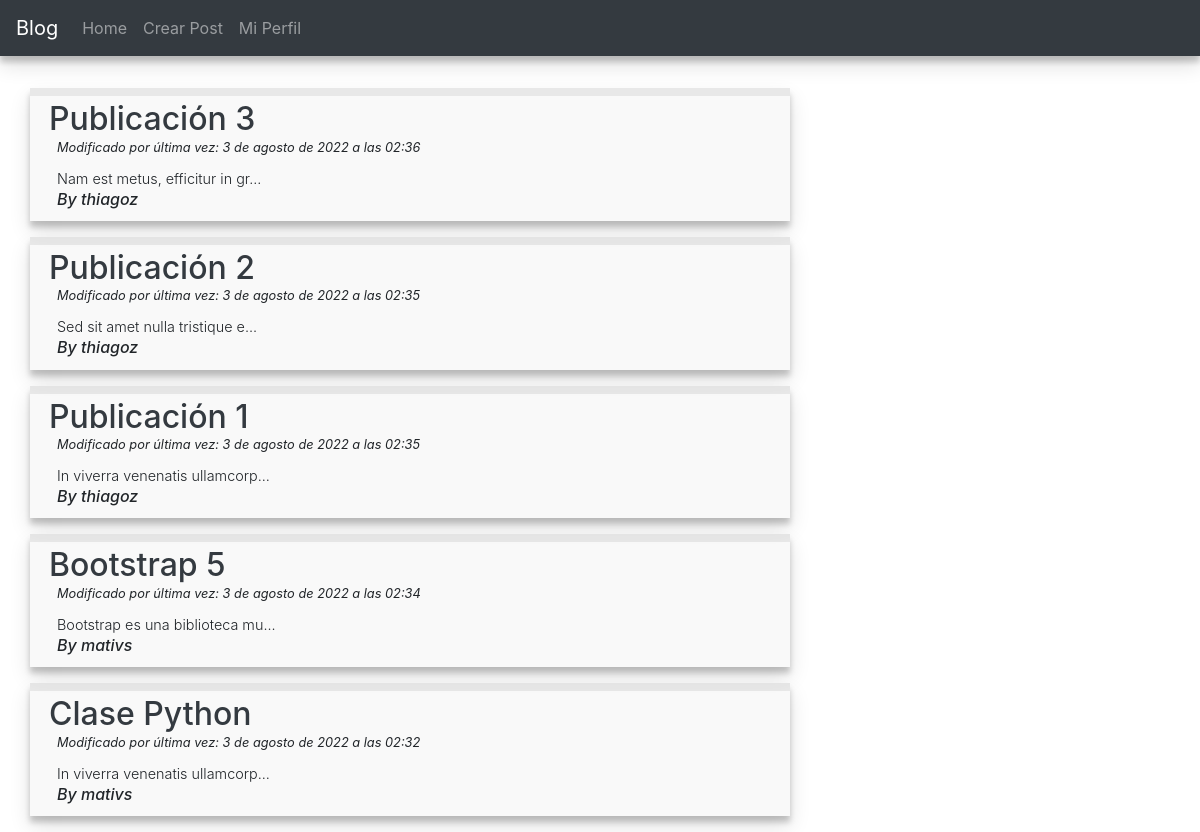
Page /blog/ (signed in) on the earlier database version.
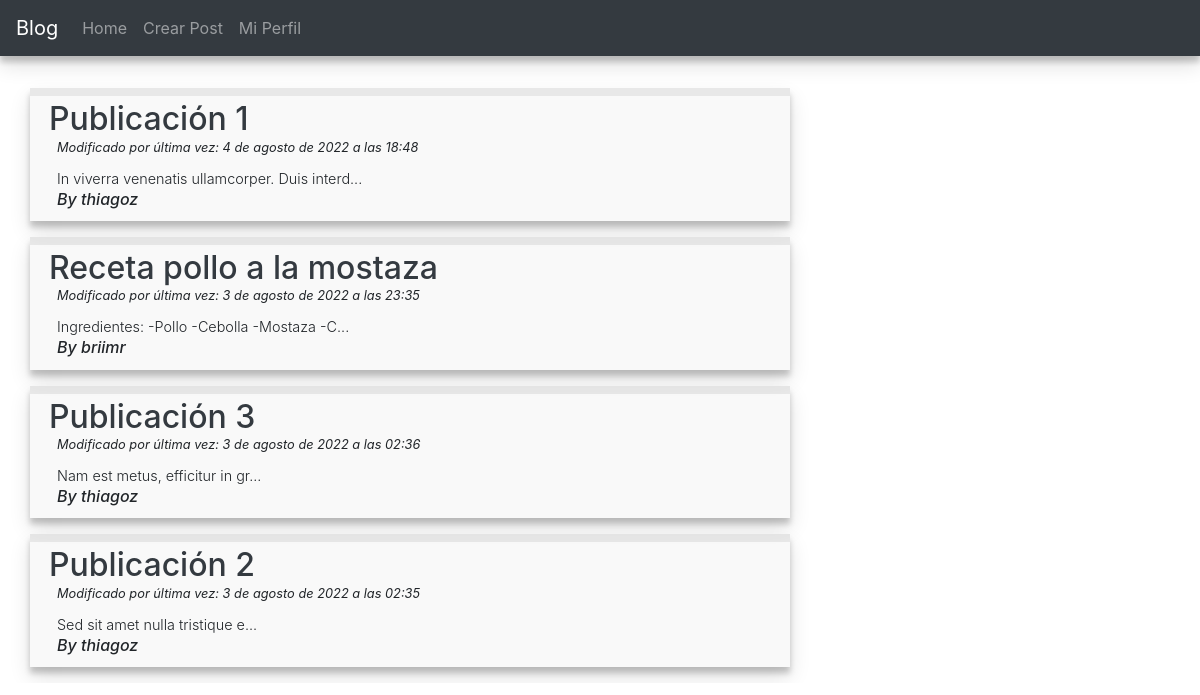
Same page on the later database version.
### blogapp/models.py (models this page shows, shortened)
class Post(models.Model):
    class NewManager(models.Manager):
        def get_queryset(self):
            return super().get_queryset().filter(status='published')
    class NewManagerD(models.Manager):
        def get_queryset(self):
            return super().get_queryset().filter(status='draft')
    options = (
        ('draft', 'Draft'),
        ('published', 'Published'),
        )
    title = models.CharField(max_length=250)
    slug = models.SlugField(max_length=250, unique_for_date='publish')
    publish = models.DateTimeField(default=timezone.now)
    author = models.ForeignKey(User, on_delete=models.CASCADE, related_name='blogapp_posts')
    content = models.TextField()
    status = models.CharField(max_length=10, choices=options, default='draft')
    excerpt = models.TextField(null=True)
    objects = models.Manager()
    newmanager = NewManager()
    newmanagerd = NewManagerD()
    def get_absolute_url(self):
        return reverse('blog:post_single', args=[self.slug])
    class Meta:
        ordering = ('-publish',)

### blogapp/views.py (the view)
# urls.py: path('', views.home, name='homepage'),
@login_required(login_url='/blog/auth/')
def home(request):
    all_posts = Post.newmanager.all()
    return render(request, 'index.html', {'posts' : all_posts})

### blogapp/templates/index.html (shortened to what this page needs)
{% extends 'base.html' %}
{% block content %}
    <div class="container" style="margin-top: 4em;">
        <div class="row">
            <div class="col-md-8 mt-4">
                {% for post in posts %}
                <div class="row shaderone p-1 mb-3" style="background-color:  rgba(233, 233, 233, 0.295); border-top: .5em inset rgba(209, 209, 209, 0.137);">
                    <div class="col-12" style="margin-bottom: -.8em;">
                        <a class="text-dark" href="{{post.get_absolute_url}}"><h2>{{post.title}}</h2></a>
                    </div>
                    <div class="col-12 ml-2"><small><i>Modificado por última vez: {{post.publish}}</i></small></div>
                    <div class="col-12 mt-2 ml-2"><small class="font-weight-light" style="font-size: .9em;">{{post.excerpt}}</small></div>
                    <div class="col-12 ml-2"><h6><i>By {{post.author}}</i></h6></div>
                </div>
                {% endfor %}
            </div>
        </div>
    </div>
{% endblock %}

### blogapp/templates/base.html (shortened to what this page needs)
<!DOCTYPE html>
<html lang="en">
<head>
    {% load static %}
    <link rel="stylesheet" href="{% static 'shader.css' %}">
    <link rel="stylesheet" href="{% static 'btlight.css' %}">
    <link rel="stylesheet" href="https://cdn.jsdelivr.net/npm/bootstrap@4.3.1/dist/css/bootstrap.min.css">
</head>
<body>
    <nav class="navbar navbar-expand-lg navbar-dark bg-dark shaderone fixed-top">
        <li class="navbar-brand" href="#">Blog</li>
        <div class="collapse navbar-collapse" id="navbarSupportedContent">
            <ul class="navbar-nav mr-auto">
                <li class="nav-item">
                    <a class="nav-link" href="{% url 'blog:homepage' %}">Home<span class="sr-only">(current)</span></a>
                </li>
                <li class="nav-item">
                    <a class="nav-link" href="{% url 'blog:posting' %}">Crear Post</a>
                </li>
                <li class="nav-item">
                    <a class="nav-link" href="{% url 'blog:profile' %}">Mi Perfil</a>
                </li>
            </ul>
        </div>
    </nav>
    {% block content%}
    {% endblock %}
</body>
</html>

### blogapp/static/shader.css (style rules this page uses)
.shaderone { box-shadow: rgba(0, 0, 0, 0.12) 0px 10px 20px, rgba(0, 0, 0, 0.2) 0px 6px 6px; }

### blogapp/templates/base.html (style rules this page uses)
html,body { overflow-x: hidden; }

Differences in the rows shown:
removed Post: title "Bootstrap 5", publish "3 de agosto de 2022 a las 02:34", excerpt "Bootstrap es una biblioteca mu...", author "mativs"
removed Post: title "Clase Python", publish "3 de agosto de 2022 a las 02:32", excerpt "In viverra venenatis ullamcorp...", author "mativs"
changed Post "Publicación 1": publish "3 de agosto de 2022 a las 02:35" → "4 de agosto de 2022 a las 18:48"; excerpt "In viverra venenatis ullamcorp..." → "In viverra venenatis ullamcorper. Duis interd..."; moves up the list
added Post: title "Receta pollo a la mostaza", publish "3 de agosto de 2022 a las 23:35", excerpt "Ingredientes: -Pollo -Cebolla -Mostaza -C...", author "briimr"
